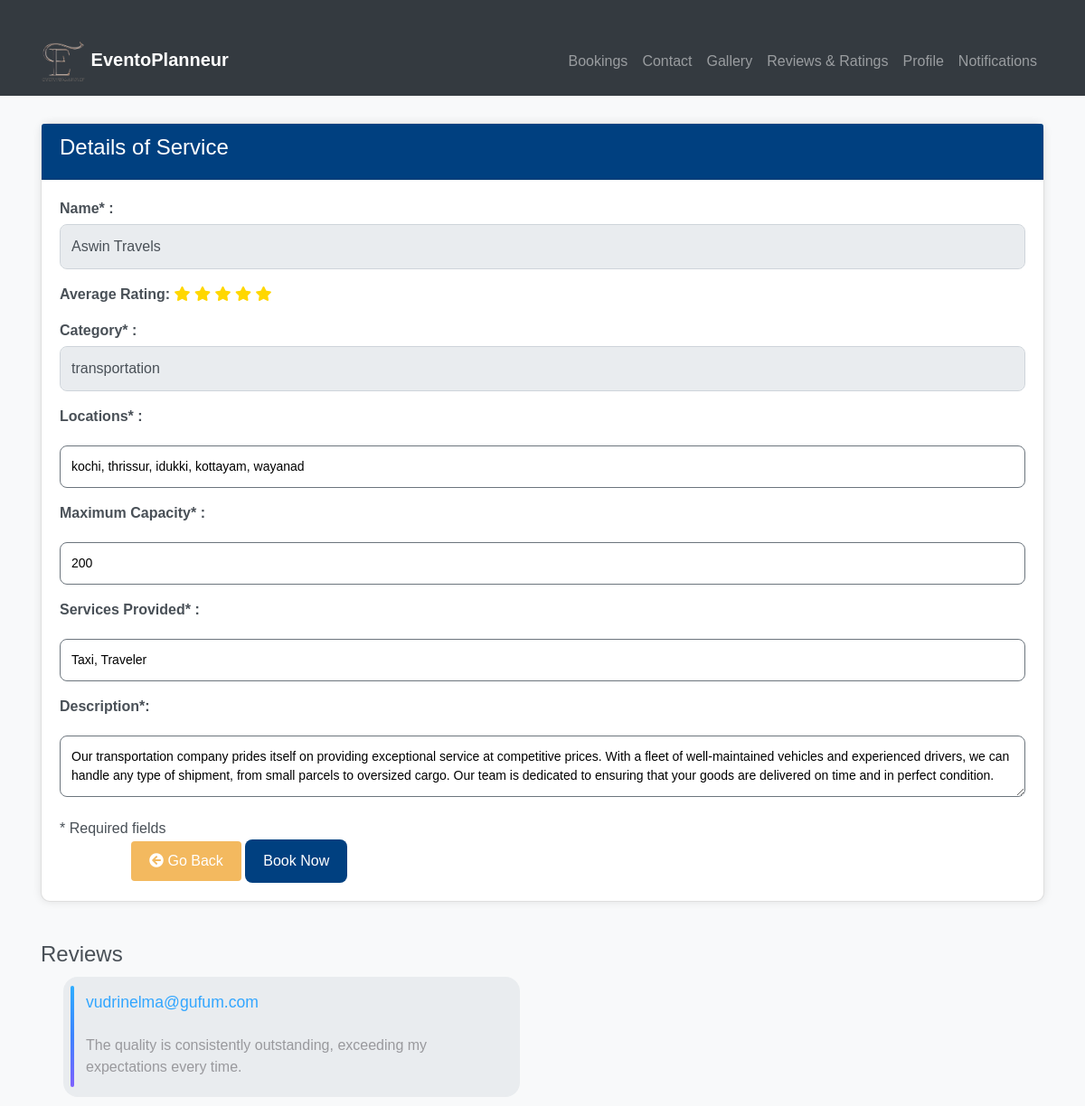
Screenshot of /viewservices/2 with the database file from the repository.
### eventapp/models.py (models this page shows, shortened)
class Service(models.Model):
    name = models.CharField(max_length=255)
    category = models.CharField(max_length=100)
    image = models.ImageField(upload_to='service_images/')
    locations = models.TextField(null=True)
    services_provided = models.TextField()
    description = models.TextField()
    rating = models.IntegerField(default=0, null=True)
    capacity = models.IntegerField(null=True)
    org_user = models.ForeignKey(CustomUser, on_delete=models.CASCADE, null=True, blank=True)
    rate = models.IntegerField(default=0, null=True)

class Review(models.Model):
    user = models.ForeignKey(CustomUser, on_delete=models.CASCADE)
    service = models.ForeignKey(Service, on_delete=models.CASCADE)
    rating = models.IntegerField()
    comment = models.TextField()

class CustomUser(AbstractUser):
    username = None
    USERNAME_FIELD  = 'email'
    email = models.EmailField(unique=True)
    password = models.CharField(max_length=128)
    is_organizer = models.BooleanField(default=False)
    is_provider = models.BooleanField(default=False)
    is_attendee = models.BooleanField(default=False)
    is_verified = models.BooleanField(default=False)
    verification_token = models.CharField(max_length=100, blank=True, null=True)
    REQUIRED_FIELDS = []
    objects = CustomUserManager()
    def __str__(self):
        return self.email

### eventapp/views.py (the view)
# urls.py: path('viewservices/<int:service_id>',views.viewservices,name='viewservices'),
def viewservices(request, service_id):
    service = get_object_or_404(Service, id=service_id)
    reviews = Review.objects.filter(service__id=service_id)
    average_rating = mean([review.rating for review in reviews]) if reviews else None
    if request.method == 'POST':
        form = ServiceForm(request.POST, instance=service)
        if form.is_valid():
            form.save()
    else:
        form = ServiceForm(instance=service)
    return render(request, 'viewservices.html', {
        'form': form,
        'service': service,
        'reviews': reviews,
        'average_rating': average_rating,
        'service_id':service_id
    })

### eventapp/forms.py (shortened to what this page needs)
class ServiceForm(forms.ModelForm):
    class Meta:
        model = Service
        fields = ['name', 'category', 'image', 'rate', 'locations', 'services_provided', 'capacity','description']

### templates/viewservices.html (shortened to what this page needs)
{% load static %}
<!DOCTYPE html>
<html lang="en">
<head>
  <link rel="stylesheet" href="https://maxcdn.bootstrapcdn.com/bootstrap/4.5.2/css/bootstrap.min.css">
  <link rel="stylesheet" href="https://cdnjs.cloudflare.com/ajax/libs/font-awesome/5.15.1/css/all.min.css">
</head>
<body>
  <nav class="navbar navbar-expand-md bg-dark navbar-dark">
    <div class="container">
      <a class="navbar-brand" href="{% url 'eventapp:providerhome' %}">
        <img src="{% static 'images/Eventoplanneur.png' %}" alt="Logo" width="50"> EventoPlanneur
      </a>
      <div class="collapse navbar-collapse" id="navbarCollapse">
        <ul class="navbar-nav ml-auto">
          <li class="nav-item"><a class="nav-link" href="{% url 'eventapp:bookings' %}">Bookings</a></li>
          <li class="nav-item"><a class="nav-link" href="#contact">Contact</a></li>
          <li class="nav-item"><a class="nav-link" href="{% url 'eventapp:gallery' %}">Gallery</a></li>
          <li class="nav-item"><a class="nav-link" href="{% url 'eventapp:review_service' %}">Reviews & Ratings</a></li>
          <li class="nav-item"><a class="nav-link" href="{% url 'eventapp:org_profile' %}">Profile</a></li>
          <li class="nav-item"><a class="nav-link" href="#notifications">Notifications</a></li>
        </ul>
      </div>
    </div>
  </nav>
  <div class="container">
    <div class="card">
      <div class="card-header">
        <h4>Details of Service</h4>
      </div>
      <div class="card-body">
        <form method="post" id="service" enctype="multipart/form-data">
          <div class="mb-3">
              <label for="name" class="form-label">Name<span>*</span> :</label>
              <input type="text" id="name" name="name" class="form-control" value="{{form.name.value}}" readonly>
            </div>
            <div class="mb-3">
              {% if average_rating %}
                  <p><strong>Average Rating:</strong>
                      {% for _ in ""|ljust:average_rating|add:"0" %}
                          <i class="fas fa-star" style="color: #ffd700;"></i>
                      {% endfor %}
                  </p>
              {% endif %}
              </div>
          <div class="mb-3">
          <label for="category" class="form-label">Category<span>*</span> :</label>
          <input type="text" id="category" name="category" class="form-control" value="{{form.category.value}}" readonly>
      </div>
            <div class="mb-3">
                <label for="locations" class="form-label">Locations<span>*</span> :</label><br>
                <input type="text" id="locations" name="locations"  value="{{form.locations.value}}" readonly>
            </div>
          <div class="mb-3">
              <label for="capacity" class="form-label">Maximum Capacity<span>*</span> :</label><br>
              <input type="text" id="capacity" name="capacity"  value="{{form.capacity.value}}" readonly>
          </div>
      <div class="mb-3 services-container">
          <label for="services_provided" class="form-label">Services Provided<span>*</span> :</label>
          <input type="text" id="services_provided" name="services_provided"  value="{{form.services_provided.value}}" readonly>
      </div>
                <div class="mb-3">
                    <label for="description" class="form-label">Description<span>*</span>:</label>
                    <textarea type="text" style="width=100%; height=100%" id="description" name="description" readonly>{{form.description.value}}</textarea>
                <br>
                </div>
              <span>* Required fields</span><br>
              <a class="btn2" onclick="goBack()" style="background-color: #F3B95F; /* Green */
    border: none;
    color: white;
    padding: 10px 20px;
    margin-left: 79px;
    text-align: center;
    text-decoration: none;
    display: inline-block;
    font-size: 16px;
    cursor: pointer;
    border-radius: 4px;">
    <i class="fa fa-arrow-circle-left" aria-hidden="true"></i>
    Go Back
</a>
<button id="sendButton" type="submit">
                    <a href="{% url 'book_services' service_id %}" style="text-decoration:none;color:white;">Book Now</a>
            </button>
          </form>
        </div>
      </div><br>
      <h4>Reviews</h4>
    <div class="col-md-6">
    {% for review in reviews %}
    <div class="notification">
      <div class="notititle"><p><strong></strong> {{ review.user }}</p></div>
      <div class="notibody"><p><strong></strong> {{ review.comment }}</p></div>
    </div>
    {% empty %}
      <p>No reviews found.</p>
{% endfor %}
  </div></div>
  </body>
  </html>

### templates/viewservices.html (style rules this page uses)
.notification { display: flex; padding: 5px; margin: 10px; flex-direction: column; isolation: isolate; position: relative; max-width: 960px; height: auto; background: #e9ecef; border-radius: 1rem; overflow: hidden; font-family: 'Gill Sans', 'Gill Sans MT', Calibri, 'Trebuchet MS', sans-serif; font-size: 16px; --gradient: linear-gradient(to bottom, #2eadff, #3d83ff, #7e61ff); --color: #32a6ff }
.notification:before { position: absolute; content: ""; inset: 0.0625rem; border-radius: 0.9375rem; background: #e9ecef; z-index: 2 }
.notification:after { position: absolute; content: ""; width: 0.25rem; inset: 0.65rem auto 0.65rem 0.5rem; border-radius: 0.125rem; background: var(--gradient); transition: transform 300ms ease; z-index: 4; }
.notititle { color: var(--color); padding: 0.65rem 0.25rem 0.4rem 1.25rem; font-weight: 500; font-size: 1.1rem; transition: transform 300ms ease; z-index: 5; }
.notibody { color: #99999d; padding: 0 1.25rem; transition: transform 300ms ease; z-index: 5; }
.col-md-6 { justify-content: space-between; }
nav { position: fixed; z-index:20; }
body { margin: 0; padding: 0; font-family: 'Arial', sans-serif; background-color: #f8f9fa; color: #495057; }
.navbar { background-color: #495057; color: #fff; }
.navbar-brand { font-weight: bold; color: #fff !important; }
.container { margin-top: 30px; }
.card { background-color: #fff; border-radius: 10px; box-shadow: 0 0 10px rgba(0, 0, 0, 0.1); margin-bottom: 20px; }
.card-header { background-color: #004080; color: white; border-radius: 10px 10px 0 0; }
.card-body { padding: 20px; }
.form-label { font-weight: bold; margin-bottom: 5px; color: #495057; }
.form-control { width: 100%; height: auto; padding: 12px; border: 1px solid #ced4da; border-radius: 8px; margin-bottom: 15px; box-sizing: border-box; transition: border-color 0.3s ease, box-shadow 0.3s ease; }
button { padding: 12px 20px; margin-right: 10px; cursor: pointer; background-color:#004080; border: none; border-radius: 8px; transition: background-color 0.3s ease, color 0.3s ease, box-shadow 0.3s ease; }
#locations ,#services_provided,#description,#capacity { width: 100%; padding: 12px; border: 1px solid #6c757d; border-radius: 8px; margin-top: 15px; box-sizing: border-box; font-size: 14px; }
#description { height: 100%; }

### rows the page displays
Service: name "Aswin Travels", category "transportation", locations "kochi, thrissur, idukki, kottayam, wayanad", services_provided "Taxi, Traveler", description "Our transportation company prides itself on providing exceptional service at competitive prices. With a fleet of well-maintained vehicles and experienced drivers, we can handle any type of shipment, from small parcels to oversized cargo. Our team is dedicated to ensuring that your goods are delivered on time and in perfect condition."
Review: user "vudrinelma@gufum.com", comment "The quality is consistently outstanding, exceeding my expectations every time."
